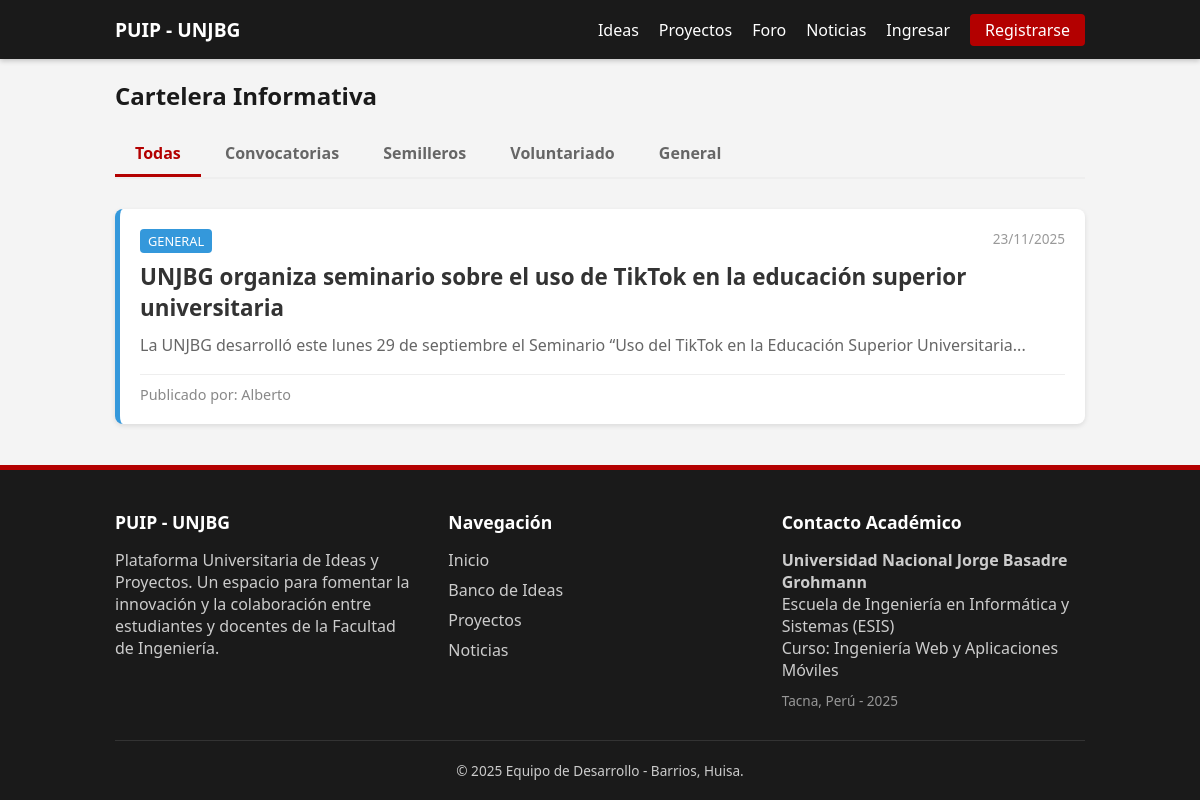
/noticia, run on the app's committed database.
### tables this page shows
create table noticias (
    id_noticia int primary key auto_increment,
    titulo varchar(255) not null,
    contenido varchar(1000) not null,
    tipo enum('semillero', 'voluntariado', 'convocatoria', 'general') not null,
    usuario_publicador_id int not null,
    fecha_publicacion timestamp default current_timestamp,
    constraint fk_noticias_usuarios foreign key (usuario_publicador_id) references usuarios(id_usuario) on delete cascade
);

create table usuarios (
    id_usuario int primary key auto_increment,
    nombre_completo varchar(200) not null,
    correo_electronico varchar(255) not null unique,
    password_hash varchar(255) not null,
    carrera_id int,
    rol enum('estudiante', 'administrador') not null default 'estudiante',
    foto_perfil varchar(255),
    fecha_registro timestamp default current_timestamp,
    constraint fk_usuarios_carreras foreign key (carrera_id) references carreras(id_carrera) on delete set null
);

### app/controllers/NoticiaController.php (called while the page is built, shortened)
<?php
class NoticiaController extends Controller {
    public function index(){
        $noticiaModel = $this->model('Noticia');
        $tipo = isset($_GET['tipo']) ? $_GET['tipo'] : null;
        $noticias = $noticiaModel->obtenerTodas($tipo);
        $datos = [
            'noticias' => $noticias,
            'filtro_tipo' => $tipo
        ];
        $this->view('noticias/index', $datos);
    }
}

### app/core/App.php (called while the page is built, shortened)
<?php
class App{
    protected $method = 'index';
    public function __construct(){
        $url = $this->parseUrl();
        if(isset($url[0])){
            $controllerName = ucfirst($url[0]) . 'Controller';
            if(file_exists('../app/controllers/' . $controllerName . '.php')){
                unset($url[0]);
            }
        }
        $this->controller = new $this->controller;
        $this->params = $url ? array_values($url) : [];
        call_user_func_array([$this->controller, $this->method], $this->params);
    }
    public function parseURL(){
        if(isset($_GET['url'])){
            return explode('/', filter_var(rtrim($_GET['url'], '/'), FILTER_SANITIZE_URL));
        }
        return [];
    }
}
?>

### public/index.php (called while the page is built, shortened)
<?php
require_once '../app/core/App.php';
require_once '../app/core/Controller.php';
require_once '../app/core/Database.php';
$app = new App();
?>

### app/models/Noticia.php (called while the page is built, shortened)
<?php
class Noticia {
    private $db;
    public function __construct(){ $this->db = Database::connect(); }
    public function obtenerTodas($tipo = null){
        $sql = "SELECT n.*, u.nombre_completo as autor
                FROM noticias n
                JOIN usuarios u ON n.usuario_publicador_id = u.id_usuario
                WHERE 1=1";
        $sql .= " ORDER BY n.fecha_publicacion DESC";
        $stmt = $this->db->prepare($sql);
        $stmt->execute();
        return $stmt->fetchAll(PDO::FETCH_OBJ);
    }
}

### app/core/Database.php (called while the page is built, shortened)
<?php
class Database {
    private $host = 'localhost';
    private $db_name = 'plataforma_universitaria';
    private $username = 'root';
    private $password = '';
    private static $instance = null;
    private function __construct() {
        try {
            $this->conn = new PDO(
                "mysql:host=" . $this->host . ";dbname=" . $this->db_name . ";charset=utf8mb4",
                $this->username,
                $this->password
            );
        } catch(PDOException $e) {
            echo "Error de conexion: " . $e->getMessage();
        }
    }
    public static function connect() {
        if (self::$instance === null) {
            self::$instance = new Database();
        }
        return self::$instance->conn;
    }
}
?>

### app/views/noticias/index.php (the view, shortened to what this page needs)
<?php require_once APPROOT . '/views/layouts/header.php'; ?>
<div style="display: flex; justify-content: space-between; align-items: center; margin-bottom: 20px;">
    <h2>Cartelera Informativa</h2>
</div>
<div style="margin-bottom: 30px; border-bottom: 2px solid #eee;">
    <?php
        $tipos = [
            '' => 'Todas',
            'convocatoria' => 'Convocatorias',
            'semillero' => 'Semilleros',
            'voluntariado' => 'Voluntariado',
            'general' => 'General'
        ];
    ?>
    <?php foreach($tipos as $key => $label): ?>
        <a href="<?= BASE_URL ?>noticia/index<?= $key ? '?tipo='.$key : '' ?>"
           style="display:inline-block; padding: 10px 20px; text-decoration:none;
                  border-bottom: 3px solid <?= $data['filtro_tipo'] == $key ? '#b30000' : 'transparent' ?>;
                  color: <?= $data['filtro_tipo'] == $key ? '#b30000' : '#666' ?>; font-weight:bold;">
            <?= $label ?>
        </a>
    <?php endforeach; ?>
</div>
<div class="dashboard-grid">
    <?php foreach($data['noticias'] as $noticia): ?>
        <?php
            $color = '#666';
            if($noticia->tipo == 'general') $color = '#3498db';
        ?>
        <div class="card" style="border-left: 5px solid <?= $color ?>;">
            <div style="margin-bottom:10px;">
                <span class="badge" style="background:<?= $color ?>; color:white;">
                    <?= strtoupper($noticia->tipo) ?>
                </span>
                <span style="color:#999; font-size:0.85rem; float:right;">
                    <?= date('d/m/Y', strtotime($noticia->fecha_publicacion)) ?>
                </span>
            </div>
            <h3 style="margin:10px 0; font-size:1.4rem;">
                <a href="<?= BASE_URL ?>noticia/detalle/<?= $noticia->id_noticia ?>" style="color:#333;">
                    <?= $noticia->titulo ?>
                </a>
            </h3>
            <p style="color:#666; line-height:1.6;">
                <?= substr($noticia->contenido, 0, 180) ?>...
            </p>
            <div style="margin-top:15px; border-top:1px solid #eee; padding-top:10px; font-size:0.9rem; color:#888;">
                Publicado por: <?= $noticia->autor ?>
            </div>
        </div>
    <?php endforeach; ?>
</div>
<?php require_once APPROOT . '/views/layouts/footer.php'; ?>

### public/css/style.css (style rules this page uses)
:root { --primary: #b30000; --secondary: #1a1a1a; --light: #f4f4f4; --white: #ffffff; --gray: #666; }
* { box-sizing: border-box; margin: 0; padding: 0; font-family: 'Segoe UI', sans-serif; }
body { background-color: var(--light); color: var(--secondary); display: flex; flex-direction: column; min-height: 100vh; }
a { text-decoration: none; color: inherit; }
.dashboard-grid { display: grid; grid-template-columns: repeat(auto-fit, minmax(200px, 1fr)); gap: 25px; }
.card { background: white; padding: 20px; margin-bottom: 20px; border-radius: 8px; border-left: 5px solid var(--primary); box-shadow: 0 2px 5px rgba(0,0,0,0.1); }
.badge { background: #eee; padding: 3px 8px; border-radius: 4px; font-size: 0.8rem; }

### data on the page
noticias: tipo "GENERAL", fecha_publicacion "23/11/2025", titulo "UNJBG organiza seminario sobre el uso de TikTok en la educación superior universitaria", contenido "La UNJBG desarrolló este lunes 29 de septiembre el Seminario “Uso del TikTok en la Educación Superior Universitaria", usuario_publicador.nombre_completo "Alberto"

### other printed values
$label "Todas"
$label "Convocatorias"
$label "Semilleros"
$label "Voluntariado"
$label "General"
